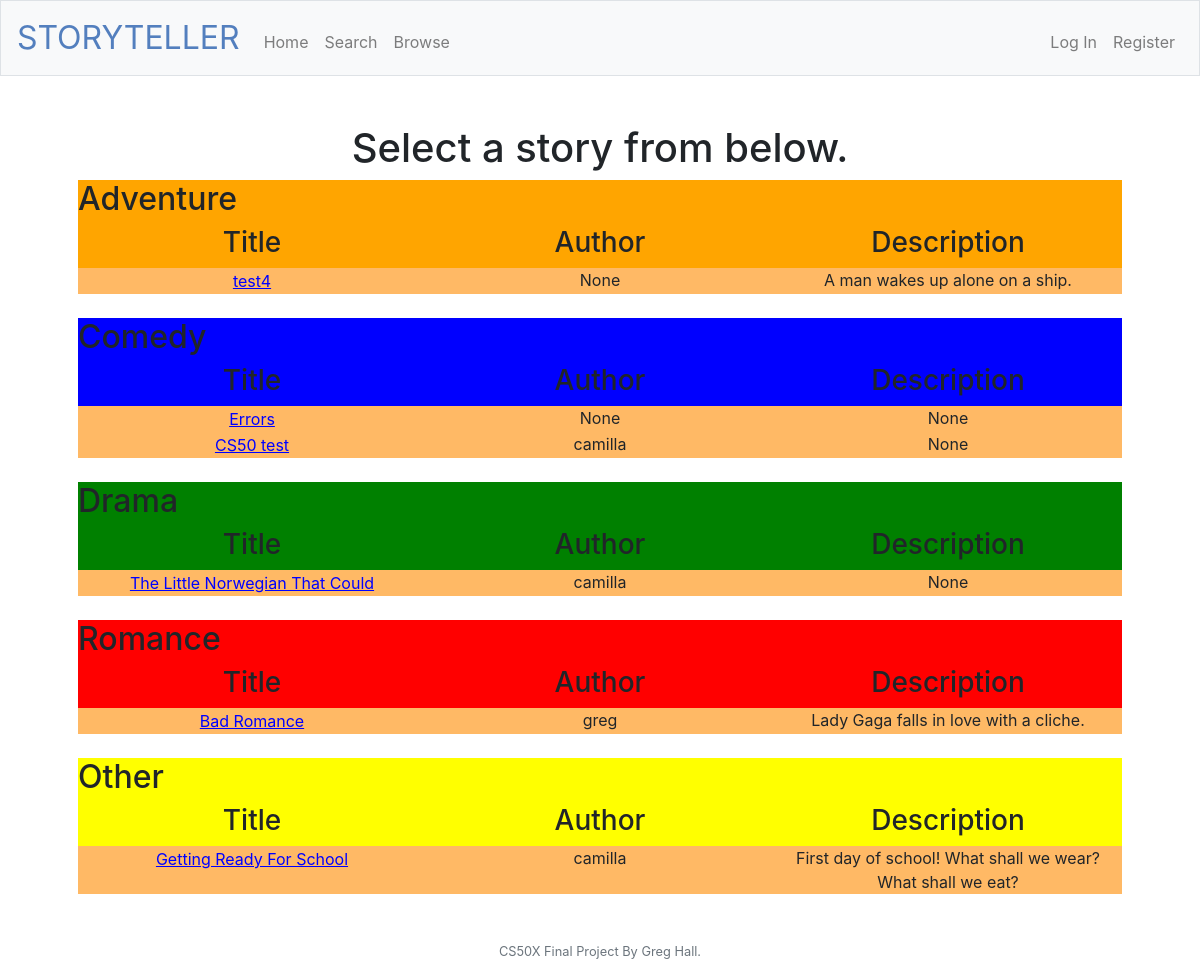
Screenshot of /browse with the database file from the repository.
### tables this page shows
CREATE TABLE 'stories' ('storyid' integer PRIMARY KEY NOT NULL, 'storyname' text, 'userid' integer, 'genre' text, 'desc' text, 'username' text);

### application.py (the view)
@app.route("/browse")
def browse():
    adventure = db.execute("SELECT * FROM stories WHERE genre = 'Adventure'")
    comedy = db.execute("SELECT * FROM stories WHERE genre = 'Comedy'")
    drama = db.execute("SELECT * FROM stories WHERE genre = 'Drama'")
    romance = db.execute("SELECT * FROM stories WHERE genre = 'Romance'")
    other = db.execute("SELECT * FROM stories WHERE genre = 'Other'")
    return render_template("browse.html", adventure=adventure, comedy=comedy, drama=drama, romance=romance, other=other)

### templates/browse.html (shortened to what this page needs)
{% extends "layout.html" %}
{% block main %}
  <div class="container-fluid">
    <h1>Select a story from below.</h1>
      <div class="row row1"><h2>Adventure</h2></div>
      <div class="row row1">
        <div class="col-6 col-md-4"><h3>Title</h3></div>
        <div class="col-6 col-md-4"><h3>Author</h3></div>
        <div class="col-6 col-md-4"><h3>Description</h3></div>
      </div>
      {% for row in adventure %}
        <form action="/viewer" method="post" name="{{row['storyname']}}">
          <div class="row row1a">
            <div class="col-sm-4"><input type="submit" name="storybutton" value="{{row['storyname']}}" style="background:none; border-width:0px; color:blue; text-decoration:underline;"/></div>
            <div class="col-sm-4">{{ row['username'] }}</div>
            <div class="col-sm-4">{{ row['desc'] }}</div>
          </div>
        </form>
      {% endfor %}
      <br/>
      <div class="row row2"><h2>Comedy</h2></div>
      <div class="row row2">
        <div class="col-6 col-md-4"><h3>Title</h3></div>
        <div class="col-6 col-md-4"><h3>Author</h3></div>
        <div class="col-6 col-md-4"><h3>Description</h3></div>
      </div>
      {% for row in comedy %}
        <form action="/viewer" method="post" name="{{row['storyname']}}">
          <div class="row row1a">
            <div class="col-sm-4"><input type="submit" name="storybutton" value="{{row['storyname']}}" style="background:none; border-width:0px; color:blue; text-decoration:underline;"/></div>
            <div class="col-sm-4">{{ row['username'] }}</div>
            <div class="col-sm-4">{{ row['desc'] }}</div>
          </div>
        </form>
      {% endfor %}
      <br/>
      <div class="row row3"><h2>Drama</h2></div>
      <div class="row row3">
        <div class="col-6 col-md-4"><h3>Title</h3></div>
        <div class="col-6 col-md-4"><h3>Author</h3></div>
        <div class="col-6 col-md-4"><h3>Description</h3></div>
      </div>
      {% for row in drama %}
        <form action="/viewer" method="post" name="{{row['storyname']}}">
          <div class="row row1a">
            <div class="col-sm-4"><input type="submit" name="storybutton" value="{{row['storyname']}}" style="background:none; border-width:0px; color:blue; text-decoration:underline;"/></div>
            <div class="col-sm-4">{{ row['username'] }}</div>
            <div class="col-sm-4">{{ row['desc'] }}</div>
          </div>
        </form>
      {% endfor %}
      <br/>
      <div class="row row4"><h2>Romance</h2></div>
      <div class="row row4">
        <div class="col-6 col-md-4"><h3>Title</h3></div>
        <div class="col-6 col-md-4"><h3>Author</h3></div>
        <div class="col-6 col-md-4"><h3>Description</h3></div>
      </div>
        {% for row in romance %}
        <form action="/viewer" method="post" name="{{row['storyname']}}">
          <div class="row row1a">
            <div class="col-sm-4"><input type="submit" name="storybutton" value="{{row['storyname']}}" style="background:none; border-width:0px; color:blue; text-decoration:underline;"/></div>
            <div class="col-sm-4">{{ row['username'] }}</div>
            <div class="col-sm-4">{{ row['desc'] }}</div>
          </div>
        </form>
        {% endfor %}
      <br/>
      <div class="row row5"><h2>Other</h2></div>
      <div class="row row5">
        <div class="col-6 col-md-4"><h3>Title</h3></div>
        <div class="col-6 col-md-4"><h3>Author</h3></div>
        <div class="col-6 col-md-4"><h3>Description</h3></div>
      </div>
      {% for row in other %}
        <form action="/viewer" method="post" name="{{row['storyname']}}">
          <div class="row row1a">
            <div class="col-sm-4"><input type="submit" name="storybutton" value="{{row['storyname']}}" style="background:none; border-width:0px; color:blue; text-decoration:underline;"/></div>
            <div class="col-sm-4">{{ row['username'] }}</div>
            <div class="col-sm-4">{{ row['desc'] }}</div>
          </div>
        </form>
      {% endfor %}
    </div>
{% endblock %}

### templates/layout.html (shortened to what this page needs)
<!DOCTYPE html>
<html lang="en">
    <head>
        <link href="https://maxcdn.bootstrapcdn.com/bootstrap/4.1.3/css/bootstrap.min.css" rel="stylesheet">
        <link href="/static/styles.css" rel="stylesheet">
    </head>
    <body>
        <nav class="navbar navbar-expand-md navbar-light bg-light border">
            <a class="navbar-brand" href="/"><span class="blue">STORYTELLER</span></a>
            <div class="collapse navbar-collapse" id="navbar">
                {% if session.user_id %}
                    <ul class="navbar-nav mr-auto mt-2">
                        <li class="nav-item"><a class="nav-link" href="/">Home</a></li>
                        <li class="nav-item"><a class="nav-link" href="/search">Search</a></li>
                        <li class="nav-item"><a class="nav-link" href="/browse">Browse</a></li>
                        <li class="nav-item"><a class="nav-link" href="/create">Create</a></li>
                        <li class="nav-item"><a class="nav-link" href="/edit">Edit</a></li>
                    </ul>
                    <ul class="navbar-nav ml-auto mt-2">
                        <li class="nav-item"><a class="nav-link" href="/logout">Log Out</a></li>
                    </ul>
                {% else %}
                    <ul class="navbar-nav mr-auto mt-2">
                        <li class="nav-item"><a class="nav-link" href="/">Home</a></li>
                        <li class="nav-item"><a class="nav-link" href="/search">Search</a></li>
                        <li class="nav-item"><a class="nav-link" href="/browse">Browse</a></li>
                    </ul>
                    <ul class="navbar-nav ml-auto mt-2">
                        <li class="nav-item"><a class="nav-link" href="/login">Log In</a></li>
                        <li class="nav-item"><a class="nav-link" href="/register">Register</a></li>
                    </ul>
                {% endif %}
            </div>
        </nav>
        <main class="container p-5">
            {% block main %}{% endblock %}
        </main>
        <footer class="small text-center text-muted">
            CS50X Final Project By Greg Hall.
        </footer>
    </body>
</html>

### static/styles.css (style rules this page uses)
nav .navbar-brand { font-size: xx-large; }
nav .navbar-brand .blue { color: #537fbe; }
main { overflow-x: auto; text-align: center; }
.row1 { background-color: orange; }
.row1a { background-color: #ffb965; }
.row2 { background-color: blue; }
.row3 { background-color: green; }
.row4 { background-color: red; }
.row5 { background-color: yellow; }

### rows the page displays
stories: storybutton "test4", username "None", desc "A man wakes up alone on a ship."
stories: storybutton "Errors", username "None", desc "None"
stories: storybutton "CS50 test", username "camilla", desc "None"
stories: storybutton "The Little Norwegian That Could", username "camilla", desc "None"
stories: storybutton "Bad Romance", username "greg", desc "Lady Gaga falls in love with a cliche."
stories: storybutton "Getting Ready For School", username "camilla", desc "First day of school! What shall we wear? What shall we eat?"
